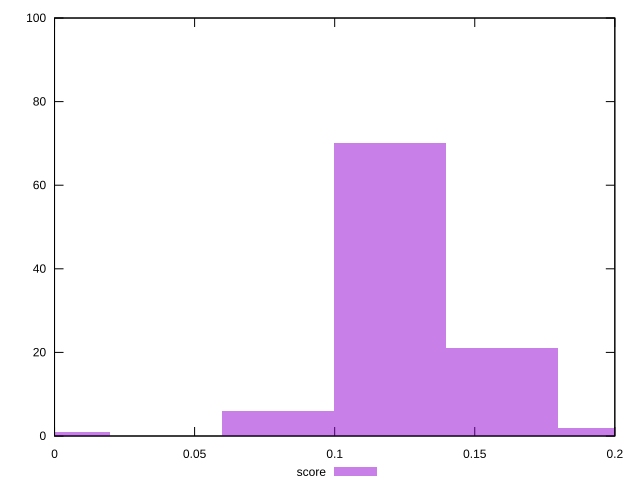

Recreate this plot in gnuplot.
reset

$score <<EOF
0 1
0.11982053390145117 70
0.15976071186860155 21
0.19970088983575193 2
0.07988035593430078 6
EOF

set key outside below
set boxwidth 0.03994017796715039
set xrange [0:0.2]
set yrange [0:100]
set trange [0:100]
set style fill transparent solid 0.5 noborder
set terminal svg size 640, 490 enhanced background rgb 'white'
set output "report_00020_2021-02-19T21:17:38.612Z2/uses-text-compression/samples/pages+cached/score/histogram.svg"

plot $score title "score" with boxes

reset
